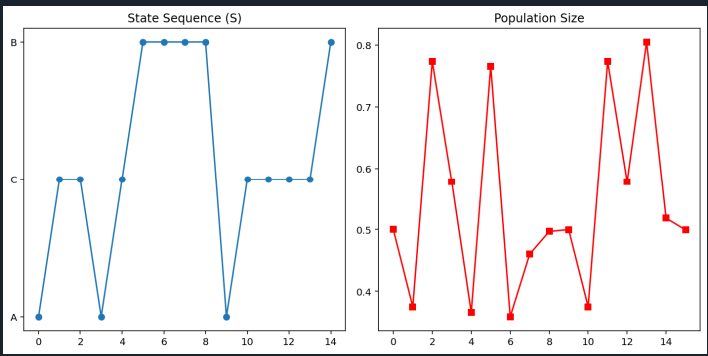

Reproduce this figure in Python.
import numpy as np
import matplotlib.pyplot as plt

states = ['A', 'B', 'C']
transition_matrix = {
    'A': [0, 0.4, 0.6],
    'B': [0.5, 0.5, 0],
    'C': [0.2, 0.2, 0.6]
}
weights = {'A': 1.5, 'B': 2.0, 'C': 3.3}

current_state = 'A'
s_sequence = [current_state]

for _ in range(14):
    probabilities = transition_matrix[current_state]
    current_state = np.random.choice(states, p=probabilities)
    s_sequence.append(current_state)

r_values = [weights[state] for state in s_sequence]

population = [0.5]
x = 0.5
for r in r_values:
    x = r * x * (1 - x)
    population.append(x)

print("Sequence S:", s_sequence)
print("Growth factors r:", r_values)
print("Population steps:", [round(p, 4) for p in population])

plt.figure(figsize=(10, 5))
plt.subplot(1, 2, 1)
plt.plot(s_sequence, 'o-')
plt.title("State Sequence (S)")

plt.subplot(1, 2, 2)
plt.plot(population, 's-r')
plt.title("Population Size")
plt.tight_layout()
plt.show()
